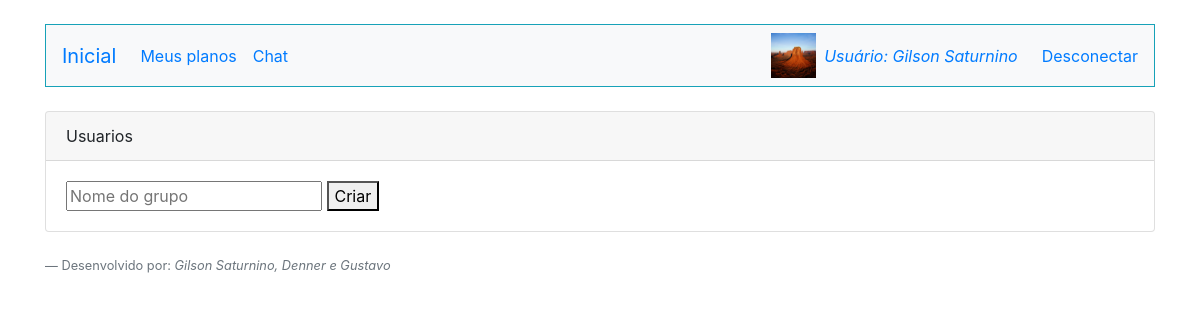
Before: /GrupoCorrecao.php (signed in) with the older database file.
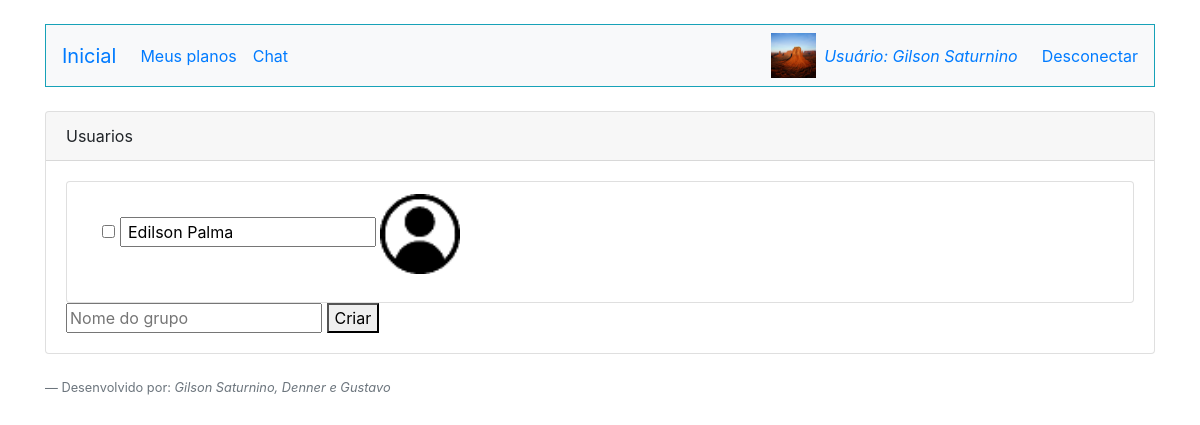
After: the same page with the newer database file.
### tables this page shows
CREATE TABLE `usuarios` (
  `id` int(11) NOT NULL,
  `email` varchar(255) NOT NULL,
  `nome` varchar(255) NOT NULL,
  `senha` varchar(255) NOT NULL,
  `perfil` varchar(255) NOT NULL,
  `colegiado` varchar(3) NOT NULL,
  `codigo_grupo` varchar(5) NOT NULL
);

### GrupoCorrecao.php (the view, shortened to what this page needs)
<html lang="pt-br">
  <head>
  </head>
  <body>
    <div class="container">
    <?php
    require_once('Cabecalho.php');
    require_once('Conexao.php');
    $sql = "select id,nome,colegiado,codigo_grupo from usuarios";
    $resultadoSql = mysqli_query($conexao, $sql);
    $vetorUmregistro = mysqli_fetch_assoc($resultadoSql);
    $vetorTodosRegistros = array();
        while($vetorUmregistro !=null){
          array_push($vetorTodosRegistros,$vetorUmregistro);
          $vetorUmregistro = mysqli_fetch_assoc($resultadoSql);}
    ?>
    <div class="card mt-4">
        <div class="card-header">
            Usuarios
        </div>
        <div class="card-body">
            <ul class="list-group">
            <?php foreach($vetorTodosRegistros as $Umregistro){
              if($Umregistro["id"] != $_SESSION['id_logado']){
                  if($Umregistro["colegiado"] == "sim"){
                  if($Umregistro["codigo_grupo"] == null){
              ?>
                <li class="list-group-item">
                <div class="col-md-12">
                    <form action="SalvarGrupoCorrecao.php" method="POST">
                        <div class="form-group">
                        <input type="checkbox" name='ids[]' value="<?=$Umregistro["id"];  ?>"  >
                        <input type="text" name='nome_usuario[]' value=" <?= $Umregistro["nome"]; ?>" readonly >
                            <?php
                        $idfoto = 0;
                        if($idfoto != null){ ?>
                            <img src="<?php echo "./imagens/".$foto; ?>" style="width:80px; height:80px;">
                        <?php
                        }else{ ?>
                            <img src="imagens/usuario.png" style="width:80px; height:80px;">
                        <?php
                        } ?>
                        </div>
                </div>
                </li>
            <?php } } }
        }?>
            </ul>
        <input type="text" name="nome_grupo" placeholder="Nome do grupo" >
        <button type="submit">Criar</button>
        </div>
    </div>
    </div>
    <?php
        require_once("Footer.php");
        ?>
  </body>
</html>

Changed rows visible on the page:
added usuarios: nome "Edilson Palma"
